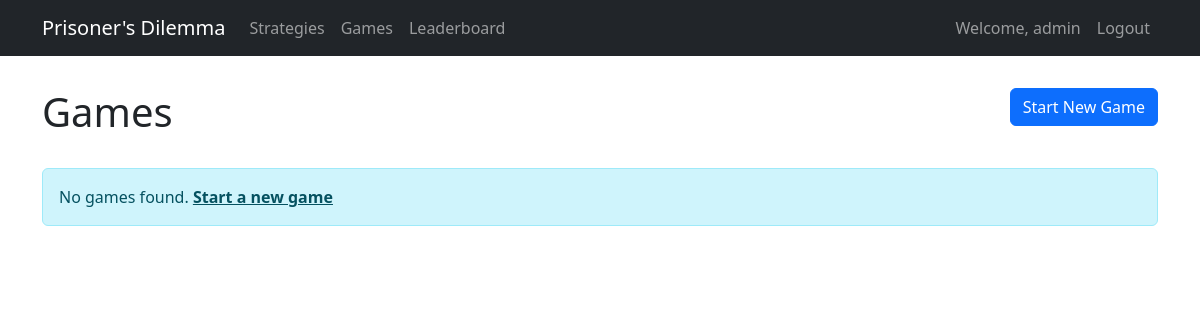
Before: /games/ (signed in) with the older database file.
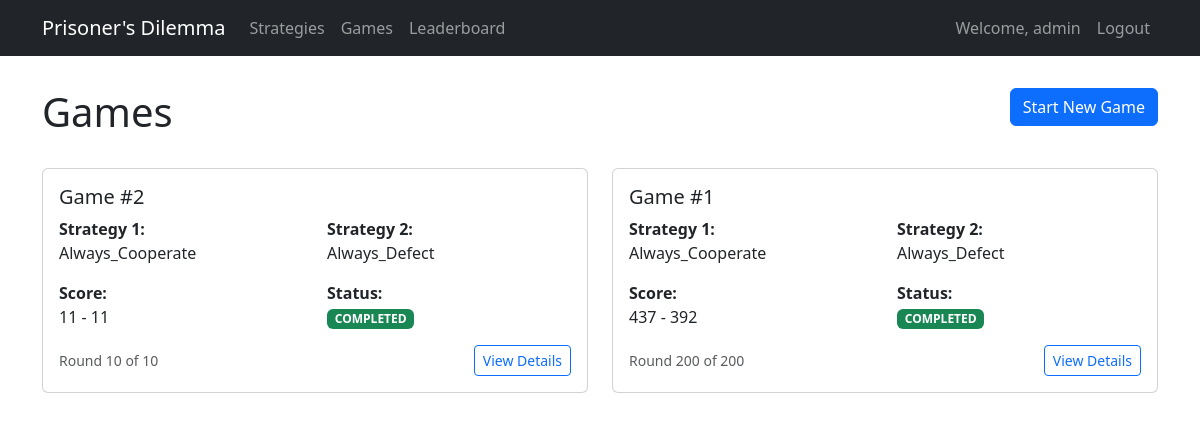
After: the same page with the newer database file.
### dilemma_game/models.py (models this page shows, shortened)
class Game(models.Model):
    GAME_STATUS = (
        ('IN_PROGRESS', 'In Progress'),
        ('COMPLETED', 'Completed'),
    )
    strategy1 = models.ForeignKey(Strategy, on_delete=models.CASCADE, related_name='games_as_player1')
    strategy2 = models.ForeignKey(Strategy, on_delete=models.CASCADE, related_name='games_as_player2')
    current_round = models.IntegerField(default=0)
    total_rounds = models.IntegerField(default=200)
    player1_score = models.IntegerField(default=0)
    player2_score = models.IntegerField(default=0)
    status = models.CharField(max_length=20, choices=GAME_STATUS, default='IN_PROGRESS')
    created_at = models.DateTimeField(auto_now_add=True)
    completed_at = models.DateTimeField(null=True, blank=True)

class Strategy(models.Model):
    name = models.CharField(max_length=100)
    description = models.TextField()
    code = models.TextField()
    created_by = models.ForeignKey(User, on_delete=models.CASCADE)
    created_at = models.DateTimeField(auto_now_add=True)
    updated_at = models.DateTimeField(auto_now=True)

### dilemma_game/views.py (the view)
# urls.py: path('games/', GameListView.as_view(), name='game_list'),
class GameListView(LoginRequiredMixin, ListView):
    model = Game
    template_name = 'dilemma_game/game_list.html'
    context_object_name = 'games'
    ordering = ['-created_at']

### dilemma_game/templates/dilemma_game/game_list.html (shortened to what this page needs)
{% extends 'dilemma_game/base.html' %}
{% block content %}
<div class="row mb-4">
    <div class="col-md-8">
        <h1>Games</h1>
    </div>
    <div class="col-md-4 text-end">
        <a href="{% url 'game_create' %}" class="btn btn-primary">
            Start New Game
        </a>
    </div>
</div>
<div class="row">
    {% if games %}
    {% for game in games %}
    <div class="col-md-6 mb-4">
        <div class="card game-card">
            <div class="card-body">
                <h5 class="card-title">Game #{{ game.id }}</h5>
                <div class="row mb-3">
                    <div class="col-6">
                        <strong>Strategy 1:</strong><br>
                        {{ game.strategy1.name }}
                    </div>
                    <div class="col-6">
                        <strong>Strategy 2:</strong><br>
                        {{ game.strategy2.name }}
                    </div>
                </div>
                <div class="row mb-3">
                    <div class="col-6">
                        <strong>Score:</strong><br>
                        {{ game.player1_score }} - {{ game.player2_score }}
                    </div>
                    <div class="col-6">
                        <strong>Status:</strong><br>
                        <span
                            class="badge {% if game.status == 'COMPLETED' %}bg-success{% else %}bg-primary{% endif %}">
                            {{ game.status }}
                        </span>
                    </div>
                </div>
                <div class="d-flex justify-content-between align-items-center">
                    <small class="text-muted">Round {{ game.current_round }} of {{ game.total_rounds }}</small>
                    <a href="{% url 'game_detail' game.id %}" class="btn btn-outline-primary btn-sm">
                        View Details
                    </a>
                </div>
            </div>
        </div>
    </div>
    {% endfor %}
    {% else %}
    <div class="col-12">
        <div class="alert alert-info">
            No games found.
            <a href="{% url 'game_create' %}" class="alert-link">Start a new game</a>
        </div>
    </div>
    {% endif %}
</div>
{% endblock %}

### dilemma_game/templates/dilemma_game/base.html (shortened to what this page needs)
<!DOCTYPE html>
<html lang="en">
<head>
    <link href="https://cdn.jsdelivr.net/npm/bootstrap@5.3.0/dist/css/bootstrap.min.css" rel="stylesheet">
</head>
<body>
    <nav class="navbar navbar-expand-lg navbar-dark bg-dark">
        <div class="container">
            <a class="navbar-brand" href="{% url 'home' %}">Prisoner's Dilemma</a>
            <div class="collapse navbar-collapse" id="navbarNav">
                <ul class="navbar-nav">
                    <li class="nav-item">
                        <a class="nav-link" href="{% url 'strategy_list' %}">Strategies</a>
                    </li>
                    <li class="nav-item">
                        <a class="nav-link" href="{% url 'game_list' %}">Games</a>
                    </li>
                    <li class="nav-item">
                        <a class="nav-link" href="{% url 'leaderboard' %}">Leaderboard</a>
                    </li>
                </ul>
                <ul class="navbar-nav ms-auto">
                    {% if user.is_authenticated %}
                    <li class="nav-item">
                        <span class="nav-link">Welcome, {{ user.username }}</span>
                    </li>
                    <li class="nav-item">
                        <a class="nav-link" href="{% url 'logout' %}">Logout</a>
                    </li>
                    {% else %}
                    <li class="nav-item">
                        <a class="nav-link" href="{% url 'login' %}">Login</a>
                    </li>
                    {% endif %}
                </ul>
            </div>
        </div>
    </nav>
    <div class="container">
        {% block content %}
        {% endblock %}
    </div>
</body>
</html>

### dilemma_game/templates/dilemma_game/base.html (style rules this page uses)
.navbar { margin-bottom: 2rem; }
.game-card { margin-bottom: 1rem; }

Changed rows visible on the page:
added Game: id "2", strategy1.name "Always_Cooperate", strategy2.name "Always_Defect", player1_score "11", player2_score "11", status "COMPLETED", current_round "10", total_rounds "10"
added Game: id "1", strategy1.name "Always_Cooperate", strategy2.name "Always_Defect", player1_score "437", player2_score "392", status "COMPLETED", current_round "200", total_rounds "200"
Other visible differences:
text no longer shown: "No games found. Start a new game"
